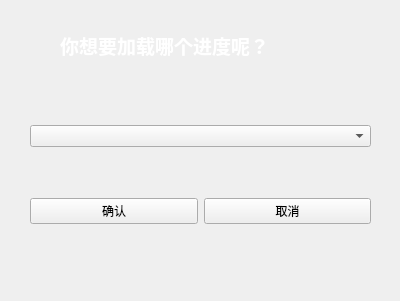
<?xml version="1.0" encoding="UTF-8"?>
<ui version="4.0">
 <class>loadprogress</class>
 <widget class="QWidget" name="loadprogress">
  <property name="geometry">
   <rect>
    <x>0</x>
    <y>0</y>
    <width>400</width>
    <height>301</height>
   </rect>
  </property>
  <property name="windowTitle">
   <string>Form</string>
  </property>
  <widget class="QLabel" name="label">
   <property name="geometry">
    <rect>
     <x>60</x>
     <y>10</y>
     <width>271</width>
     <height>71</height>
    </rect>
   </property>
   <property name="text">
    <string>&lt;html&gt;&lt;head/&gt;&lt;body&gt;&lt;p&gt;&lt;span style=&quot; font-size:14pt; font-weight:600; color:#ffffff;&quot;&gt;你想要加载哪个进度呢？&lt;/span&gt;&lt;/p&gt;&lt;/body&gt;&lt;/html&gt;</string>
   </property>
  </widget>
  <widget class="QWidget" name="verticalLayoutWidget">
   <property name="geometry">
    <rect>
     <x>30</x>
     <y>80</y>
     <width>341</width>
     <height>191</height>
    </rect>
   </property>
   <layout class="QVBoxLayout" name="verticalLayout">
    <item>
     <widget class="QComboBox" name="inputname"/>
    </item>
    <item>
     <layout class="QHBoxLayout" name="horizontalLayout">
      <item>
       <widget class="QPushButton" name="confirm">
        <property name="text">
         <string>确认</string>
        </property>
       </widget>
      </item>
      <item>
       <widget class="QPushButton" name="cancel">
        <property name="text">
         <string>取消</string>
        </property>
       </widget>
      </item>
     </layout>
    </item>
   </layout>
  </widget>
 </widget>
 <resources/>
 <connections/>
</ui>
